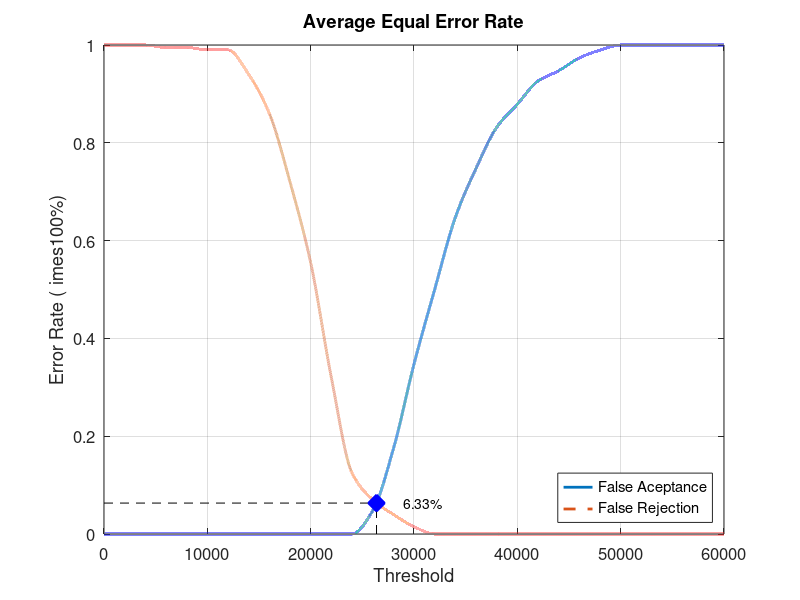
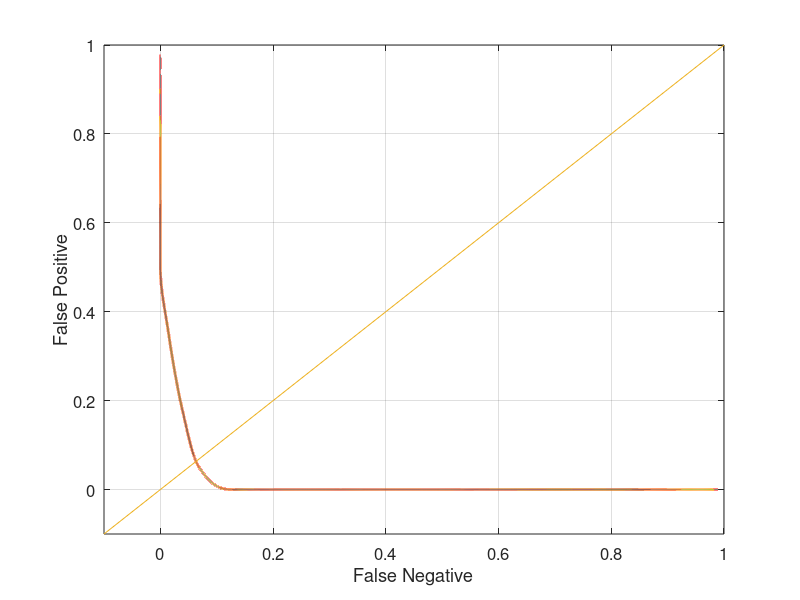

Here is the MATLAB script that generated these plots, in order:
close all;
clear;
clc;
x = 0:2000:60000;
xq = 0:0.5:60000;

y0 = [0 0 0 0 0 0 0 0 0 0 0 0 0 0.0473684 0.173684 0.347368 0.5 0.647368 0.747368 0.831579 0.878947 0.926316 0.947368 0.973684 0.989474 1 1 1 1 1 1]
yy0 = interp1(x, y0, xq, 'pchip');
y1 = [1 1 1 0.995 0.995 0.99 0.99 0.94 0.86 0.72 0.555 0.32 0.125 0.07 0.04 0.015 0 0 0 0 0 0 0 0 0 0 0 0 0 0 0]
yy1 = interp1(x, y1, xq, 'pchip');

% Calculating EER: 
y2 = abs(y0 - y1);
find(y2 == min(y2))
yy2 = abs(yy0 - yy1);
xEER = find(yy2 == min(yy2));
xEERIndex = xq(xEER) % X-axis EER
yEER = yy0(xEER) % Y-axis EER

main = figure
plot(xq, yy0,'-','LineWidth', 2);	hold on
plot(xq, yy1,'--','LineWidth', 2);	hold on
plot([xEERIndex xEERIndex], [0 yEER], 'k--');	hold on
plot([0 xEERIndex], [yEER yEER], 'k--');	hold on
plot(xEERIndex, yEER, 'bx', 'LineWidth', 10);	hold on
text(xEERIndex + 10 * xEERIndex / 100, yEER, [num2str(round((10000 * yEER)) / 100) '%'])
legend('False Aceptance', 'False Rejection', 'Location', 'SouthEast')
xlabel('Threshold')
ylabel('Error Rate (	imes100%)')
title('Average Equal Error Rate')
set(gca, 'FontSize', 12)
axis([0 60000 0 1])
grid on

print(main, 'Database1_3Main', '-dpng');
FNRxFPR = figure('Color', [1 1 1]);
plot(yy1, yy0, '-', yy1, yy0, 'LineWidth', 2);
hold on
y = -0.1:0.1:1
plot(y, y); 
set(gca, 'FontSize', 12)
xlabel('False Negative')
ylabel('False Positive')
axis([-0.1 1 -0.1 1])
set(gca, 'FontSize', 12)
grid on

print(FNRxFPR, 'Database1_3FNRxFPR','-dpng');
